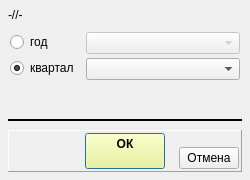
<?xml version="1.0" encoding="UTF-8"?>
<ui version="4.0">
 <class>get_year_wnd</class>
 <widget class="QDialog" name="get_year_wnd">
  <property name="geometry">
   <rect>
    <x>0</x>
    <y>0</y>
    <width>250</width>
    <height>180</height>
   </rect>
  </property>
  <property name="minimumSize">
   <size>
    <width>250</width>
    <height>180</height>
   </size>
  </property>
  <property name="maximumSize">
   <size>
    <width>450</width>
    <height>16777215</height>
   </size>
  </property>
  <property name="windowTitle">
   <string>-//-</string>
  </property>
  <layout class="QVBoxLayout" name="verticalLayout" stretch="0,0,1,0,0">
   <property name="spacing">
    <number>8</number>
   </property>
   <property name="leftMargin">
    <number>8</number>
   </property>
   <property name="topMargin">
    <number>8</number>
   </property>
   <property name="rightMargin">
    <number>8</number>
   </property>
   <property name="bottomMargin">
    <number>8</number>
   </property>
   <item>
    <widget class="QLabel" name="lab_message">
     <property name="minimumSize">
      <size>
       <width>200</width>
       <height>0</height>
      </size>
     </property>
     <property name="maximumSize">
      <size>
       <width>280</width>
       <height>16777215</height>
      </size>
     </property>
     <property name="text">
      <string>-//-</string>
     </property>
     <property name="wordWrap">
      <bool>true</bool>
     </property>
    </widget>
   </item>
   <item>
    <layout class="QFormLayout" name="formLayout">
     <property name="fieldGrowthPolicy">
      <enum>QFormLayout::AllNonFixedFieldsGrow</enum>
     </property>
     <property name="horizontalSpacing">
      <number>4</number>
     </property>
     <property name="verticalSpacing">
      <number>4</number>
     </property>
     <property name="leftMargin">
      <number>2</number>
     </property>
     <property name="topMargin">
      <number>2</number>
     </property>
     <property name="rightMargin">
      <number>2</number>
     </property>
     <property name="bottomMargin">
      <number>2</number>
     </property>
     <item row="0" column="0">
      <widget class="QRadioButton" name="rb_year">
       <property name="enabled">
        <bool>true</bool>
       </property>
       <property name="text">
        <string>год </string>
       </property>
       <property name="checked">
        <bool>false</bool>
       </property>
      </widget>
     </item>
     <item row="0" column="1">
      <widget class="QComboBox" name="combo_year">
       <property name="enabled">
        <bool>false</bool>
       </property>
       <property name="maxVisibleItems">
        <number>40</number>
       </property>
      </widget>
     </item>
     <item row="1" column="0">
      <widget class="QRadioButton" name="rb_quarter">
       <property name="text">
        <string>квартал </string>
       </property>
       <property name="checked">
        <bool>true</bool>
       </property>
      </widget>
     </item>
     <item row="1" column="1">
      <widget class="QComboBox" name="combo_quarter">
       <property name="enabled">
        <bool>true</bool>
       </property>
       <property name="maxVisibleItems">
        <number>40</number>
       </property>
      </widget>
     </item>
    </layout>
   </item>
   <item>
    <spacer name="verticalSpacer_2">
     <property name="orientation">
      <enum>Qt::Vertical</enum>
     </property>
     <property name="sizeHint" stdset="0">
      <size>
       <width>5</width>
       <height>5</height>
      </size>
     </property>
    </spacer>
   </item>
   <item>
    <widget class="Line" name="line">
     <property name="frameShadow">
      <enum>QFrame::Plain</enum>
     </property>
     <property name="lineWidth">
      <number>2</number>
     </property>
     <property name="orientation">
      <enum>Qt::Horizontal</enum>
     </property>
    </widget>
   </item>
   <item>
    <widget class="QFrame" name="frame">
     <property name="frameShape">
      <enum>QFrame::Panel</enum>
     </property>
     <property name="frameShadow">
      <enum>QFrame::Raised</enum>
     </property>
     <layout class="QHBoxLayout" name="horizontalLayout">
      <property name="spacing">
       <number>2</number>
      </property>
      <property name="leftMargin">
       <number>2</number>
      </property>
      <property name="topMargin">
       <number>2</number>
      </property>
      <property name="rightMargin">
       <number>2</number>
      </property>
      <property name="bottomMargin">
       <number>2</number>
      </property>
      <item>
       <widget class="QFrame" name="frame_2">
        <property name="minimumSize">
         <size>
          <width>60</width>
          <height>0</height>
         </size>
        </property>
        <property name="maximumSize">
         <size>
          <width>60</width>
          <height>16777215</height>
         </size>
        </property>
        <property name="frameShape">
         <enum>QFrame::NoFrame</enum>
        </property>
        <property name="frameShadow">
         <enum>QFrame::Raised</enum>
        </property>
       </widget>
      </item>
      <item>
       <spacer name="horizontalSpacer">
        <property name="orientation">
         <enum>Qt::Horizontal</enum>
        </property>
        <property name="sizeHint" stdset="0">
         <size>
          <width>5</width>
          <height>5</height>
         </size>
        </property>
       </spacer>
      </item>
      <item>
       <widget class="QPushButton" name="bn_save">
        <property name="palette">
         <palette>
          <active>
           <colorrole role="Button">
            <brush brushstyle="SolidPattern">
             <color alpha="255">
              <red>255</red>
              <green>255</green>
              <blue>127</blue>
             </color>
            </brush>
           </colorrole>
          </active>
          <inactive>
           <colorrole role="Button">
            <brush brushstyle="SolidPattern">
             <color alpha="255">
              <red>255</red>
              <green>255</green>
              <blue>127</blue>
             </color>
            </brush>
           </colorrole>
          </inactive>
          <disabled>
           <colorrole role="Button">
            <brush brushstyle="SolidPattern">
             <color alpha="255">
              <red>255</red>
              <green>255</green>
              <blue>127</blue>
             </color>
            </brush>
           </colorrole>
          </disabled>
         </palette>
        </property>
        <property name="font">
         <font>
          <weight>75</weight>
          <bold>true</bold>
         </font>
        </property>
        <property name="text">
         <string>ОК
</string>
        </property>
       </widget>
      </item>
      <item>
       <spacer name="horizontalSpacer_2">
        <property name="orientation">
         <enum>Qt::Horizontal</enum>
        </property>
        <property name="sizeHint" stdset="0">
         <size>
          <width>5</width>
          <height>5</height>
         </size>
        </property>
       </spacer>
      </item>
      <item>
       <layout class="QVBoxLayout" name="verticalLayout_2">
        <property name="spacing">
         <number>2</number>
        </property>
        <property name="leftMargin">
         <number>0</number>
        </property>
        <property name="topMargin">
         <number>0</number>
        </property>
        <property name="rightMargin">
         <number>0</number>
        </property>
        <property name="bottomMargin">
         <number>0</number>
        </property>
        <item>
         <spacer name="verticalSpacer">
          <property name="orientation">
           <enum>Qt::Vertical</enum>
          </property>
          <property name="sizeHint" stdset="0">
           <size>
            <width>2</width>
            <height>2</height>
           </size>
          </property>
         </spacer>
        </item>
        <item>
         <widget class="QPushButton" name="bn_cansel">
          <property name="minimumSize">
           <size>
            <width>60</width>
            <height>0</height>
           </size>
          </property>
          <property name="maximumSize">
           <size>
            <width>60</width>
            <height>16777215</height>
           </size>
          </property>
          <property name="text">
           <string>Отмена</string>
          </property>
         </widget>
        </item>
       </layout>
      </item>
     </layout>
    </widget>
   </item>
  </layout>
 </widget>
 <resources/>
 <connections/>
</ui>
